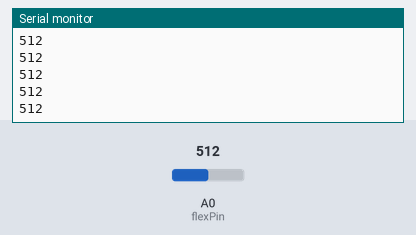
This sketch was run on a simulated Arduino Uno, built with avr-gcc and run on an emulated ATmega328P. Parts: the last lines printed to the serial monitor. Inputs (shaded band) come from the test bench; at power-on: A0 (flexPin) = 512.

Above: at 1.2 s.
1.3 s: A0 (flexPin) set to 741
At 2.4 s:
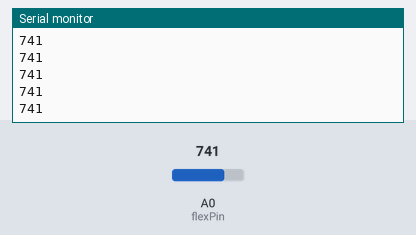
2.8 s: A0 (flexPin) set to 760
At 3.4 s:
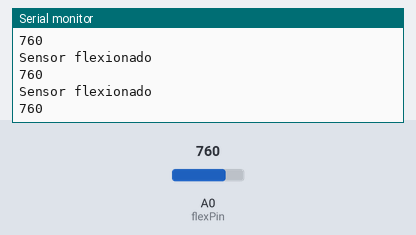
4.4 s: A0 (flexPin) set to 987
At 5.1 s:
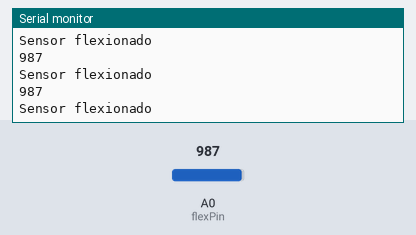
7.4 s: A0 (flexPin) set to 1011
At 8.2 s:
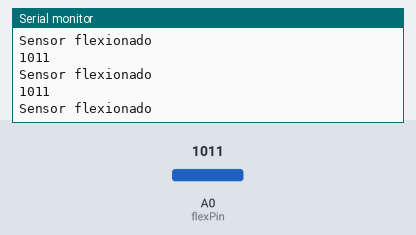
Timing chart, 0 to 10.4 s (numbered marks = the images above; inputs shaded):
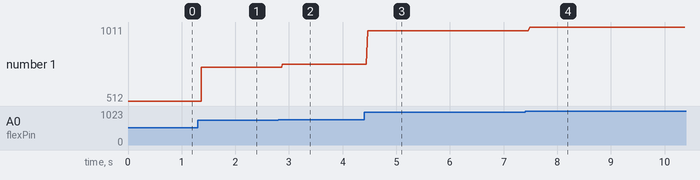

Measured:
- after the input at 1.3 s, the serial monitor: prints a new line after 0.07 s (image 1)
- after the input at 2.8 s, the serial monitor: prints a new line after 0.07 s (image 2)
- after the input at 4.4 s, the serial monitor: prints a new line after 0.07 s (image 3)
- after the input at 7.4 s, the serial monitor: prints a new line after 0.09 s (image 4)
- plotted number 1: 512 → 741 after the input at 1.3 s, 741 → 760 after the input at 2.8 s, 760 → 987 after the input at 4.4 s, 987 → 1011 after the input at 7.4 s

The sketch:

Flex_Sensor.ino
```cpp
#include <Adafruit_NeoPixel.h>
#include <Servo.h>

const int flexPin = A0; //pin A0 to read analog input


int value; //save analog value


void setup(){

Serial.begin(9600);       //Begin serial communication

}

void loop(){


    //leemos los valores del sensor
    value = analogRead(flexPin);
    Serial.println(value);

    //if que nos muestra un mensaje en el monitor serial si el sensor alcanza el valor flexionado deseado
    if(value>750){
    Serial.println("Sensor flexionado");
    }


}
```
